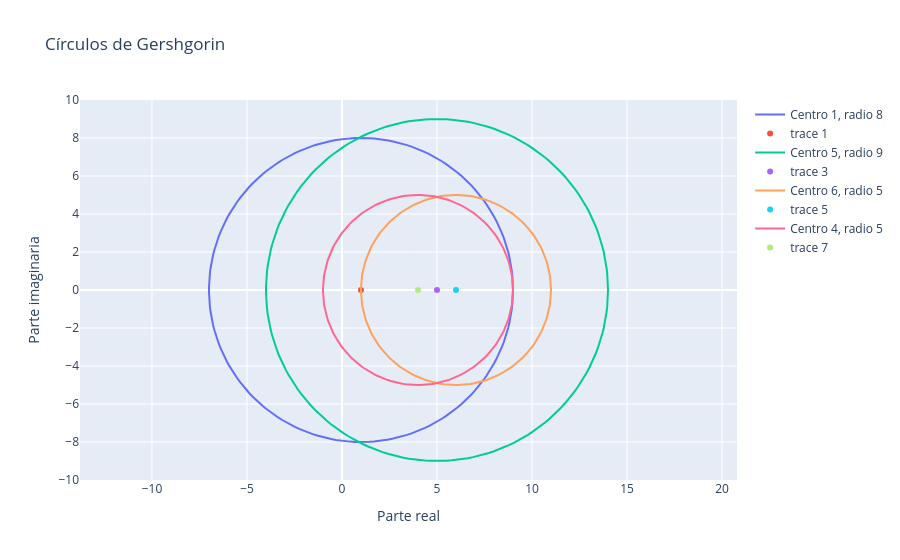

The notebook cell saved with this chart:
### Markdown cell above
# 5. Código en Plotly (interactivo)

### Code cell
import numpy as np
import plotly.graph_objects as go

centros = [1, 5, 6, 4]
radios = [8, 9, 5, 5]

fig = go.Figure()

theta = np.linspace(0, 2*np.pi, 200)

for c, r in zip(centros, radios):
    x = c + r * np.cos(theta)
    y = r * np.sin(theta)

    fig.add_trace(go.Scatter(x=x, y=y, mode='lines', name=f"Centro {c}, radio {r}"))
    fig.add_trace(go.Scatter(x=[c], y=[0], mode='markers'))

fig.update_layout(
    title="Círculos de Gershgorin",
    xaxis_title="Parte real",
    yaxis_title="Parte imaginaria",
    yaxis_scaleanchor="x"
)

fig.show()
fig.write_image(r"C:\Users\marco\Downloads\circulos_de_gershgorin.png")

### Figure 1 — Plotly figure (JSON) as saved in the notebook; plotly's stock layout.template omitted (floating-point values rounded to 4 significant figures; data arrays with more than 128 entries replaced by an {"elided": "..."} marker saying what was removed)
{"data": [{"mode": "lines", "name": "Centro 1, radio 8", "type": "scatter", "x": {"elided": "200 float values"}, "y": {"elided": "200 float values"}}, {"mode": "markers", "type": "scatter", "x": [1], "y": [0]}, {"mode": "lines", "name": "Centro 5, radio 9", "type": "scatter", "x": {"elided": "200 float values"}, "y": {"elided": "200 float values"}}, {"mode": "markers", "type": "scatter", "x": [5], "y": [0]}, {"mode": "lines", "name": "Centro 6, radio 5", "type": "scatter", "x": {"elided": "200 float values"}, "y": {"elided": "200 float values"}}, {"mode": "markers", "type": "scatter", "x": [6], "y": [0]}, {"mode": "lines", "name": "Centro 4, radio 5", "type": "scatter", "x": {"elided": "200 float values"}, "y": {"elided": "200 float values"}}, {"mode": "markers", "type": "scatter", "x": [4], "y": [0]}], "layout": {"title": {"text": "Círculos de Gershgorin"}, "xaxis": {"title": {"text": "Parte real"}}, "yaxis": {"scaleanchor": "x", "title": {"text": "Parte imaginaria"}}}}
